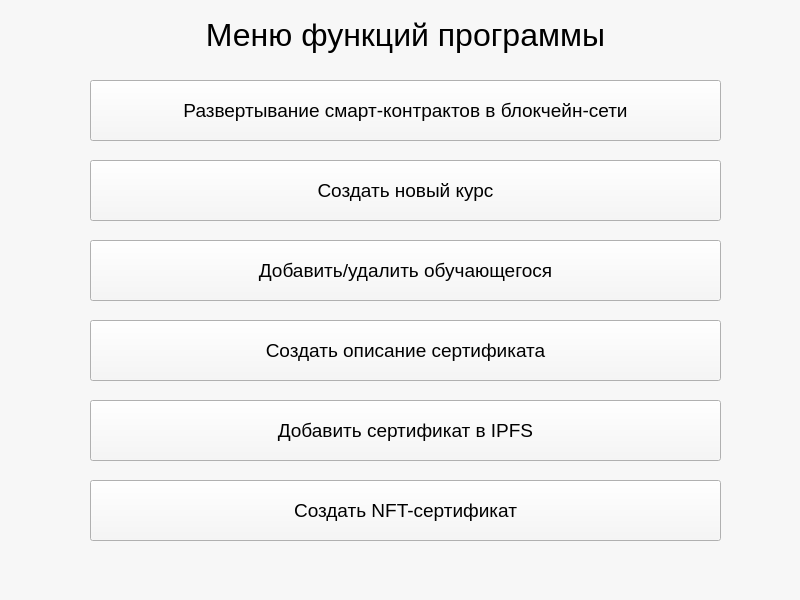
<?xml version="1.0" encoding="UTF-8"?>
<ui version="4.0">
 <class>MainWindow</class>
 <widget class="QMainWindow" name="MainWindow">
  <property name="geometry">
   <rect>
    <x>0</x>
    <y>0</y>
    <width>800</width>
    <height>600</height>
   </rect>
  </property>
  <property name="windowTitle">
   <string>MainWindow</string>
  </property>
  <property name="styleSheet">
   <string notr="true">background-color: rgb(247, 247, 247);</string>
  </property>
  <widget class="QWidget" name="centralwidget">
   <widget class="QLabel" name="label">
    <property name="geometry">
     <rect>
      <x>50</x>
      <y>0</y>
      <width>711</width>
      <height>71</height>
     </rect>
    </property>
    <property name="text">
     <string>&lt;html&gt;&lt;head/&gt;&lt;body&gt;&lt;p align=&quot;center&quot;&gt;&lt;span style=&quot; font-size:24pt;&quot;&gt;Меню функций программы&lt;/span&gt;&lt;/p&gt;&lt;/body&gt;&lt;/html&gt;</string>
    </property>
    <property name="textFormat">
     <enum>Qt::AutoText</enum>
    </property>
   </widget>
   <widget class="QPushButton" name="pushButton">
    <property name="geometry">
     <rect>
      <x>90</x>
      <y>80</y>
      <width>631</width>
      <height>61</height>
     </rect>
    </property>
    <property name="font">
     <font>
      <pointsize>14</pointsize>
     </font>
    </property>
    <property name="text">
     <string>Развертывание смарт-контрактов в блокчейн-сети</string>
    </property>
   </widget>
   <widget class="QPushButton" name="pushButton_2">
    <property name="geometry">
     <rect>
      <x>90</x>
      <y>240</y>
      <width>631</width>
      <height>61</height>
     </rect>
    </property>
    <property name="font">
     <font>
      <pointsize>14</pointsize>
     </font>
    </property>
    <property name="text">
     <string>Добавить/удалить обучающегося</string>
    </property>
   </widget>
   <widget class="QPushButton" name="pushButton_3">
    <property name="geometry">
     <rect>
      <x>90</x>
      <y>160</y>
      <width>631</width>
      <height>61</height>
     </rect>
    </property>
    <property name="font">
     <font>
      <pointsize>14</pointsize>
     </font>
    </property>
    <property name="text">
     <string>Создать новый курс</string>
    </property>
   </widget>
   <widget class="QPushButton" name="pushButton_4">
    <property name="geometry">
     <rect>
      <x>90</x>
      <y>400</y>
      <width>631</width>
      <height>61</height>
     </rect>
    </property>
    <property name="font">
     <font>
      <pointsize>14</pointsize>
     </font>
    </property>
    <property name="text">
     <string>Добавить сертификат в IPFS</string>
    </property>
   </widget>
   <widget class="QPushButton" name="pushButton_5">
    <property name="geometry">
     <rect>
      <x>90</x>
      <y>320</y>
      <width>631</width>
      <height>61</height>
     </rect>
    </property>
    <property name="font">
     <font>
      <pointsize>14</pointsize>
     </font>
    </property>
    <property name="text">
     <string>Создать описание сертификата</string>
    </property>
   </widget>
   <widget class="QPushButton" name="pushButton_6">
    <property name="geometry">
     <rect>
      <x>90</x>
      <y>480</y>
      <width>631</width>
      <height>61</height>
     </rect>
    </property>
    <property name="font">
     <font>
      <pointsize>14</pointsize>
     </font>
    </property>
    <property name="text">
     <string>Создать NFT-сертификат</string>
    </property>
   </widget>
  </widget>
  <widget class="QMenuBar" name="menubar">
   <property name="geometry">
    <rect>
     <x>0</x>
     <y>0</y>
     <width>800</width>
     <height>22</height>
    </rect>
   </property>
  </widget>
  <widget class="QStatusBar" name="statusbar"/>
 </widget>
 <resources/>
 <connections/>
</ui>
